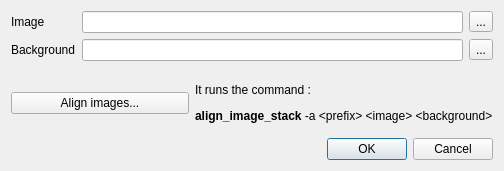
<?xml version="1.0" encoding="UTF-8"?>
<ui version="4.0">
 <class>OpenImagesDialog</class>
 <widget class="QDialog" name="OpenImagesDialog">
  <property name="geometry">
   <rect>
    <x>0</x>
    <y>0</y>
    <width>504</width>
    <height>171</height>
   </rect>
  </property>
  <property name="windowTitle">
   <string>Images loader</string>
  </property>
  <property name="windowIcon">
   <iconset resource="files.qrc">
    <normaloff>:/img/icon.png</normaloff>:/img/icon.png</iconset>
  </property>
  <layout class="QVBoxLayout" name="verticalLayout">
   <item>
    <layout class="QFormLayout" name="formLayout">
     <item row="0" column="0">
      <widget class="QLabel" name="label">
       <property name="text">
        <string>Image</string>
       </property>
      </widget>
     </item>
     <item row="0" column="1">
      <layout class="QHBoxLayout" name="horizontalLayout">
       <item>
        <widget class="QLineEdit" name="imageLineEdit"/>
       </item>
       <item>
        <widget class="QToolButton" name="imageToolButton">
         <property name="text">
          <string>...</string>
         </property>
        </widget>
       </item>
      </layout>
     </item>
     <item row="1" column="0">
      <widget class="QLabel" name="label_2">
       <property name="text">
        <string>Background</string>
       </property>
      </widget>
     </item>
     <item row="1" column="1">
      <layout class="QHBoxLayout" name="horizontalLayout_2">
       <item>
        <widget class="QLineEdit" name="backgroundLineEdit"/>
       </item>
       <item>
        <widget class="QToolButton" name="backgroundToolButton">
         <property name="text">
          <string>...</string>
         </property>
        </widget>
       </item>
      </layout>
     </item>
    </layout>
   </item>
   <item>
    <layout class="QHBoxLayout" name="horizontalLayout_3">
     <item>
      <widget class="QPushButton" name="alignPushButton">
       <property name="text">
        <string>Align images...</string>
       </property>
      </widget>
     </item>
     <item>
      <widget class="QLabel" name="alignLabel">
       <property name="text">
        <string>&lt;html&gt;&lt;head/&gt;&lt;body&gt;&lt;p&gt;It runs the command :&lt;/p&gt;&lt;p&gt;&lt;span style=&quot; font-weight:600;&quot;&gt;align_image_stack&lt;/span&gt; -a &amp;lt;prefix&amp;gt; &amp;lt;image&amp;gt; &amp;lt;background&amp;gt;&lt;/p&gt;&lt;/body&gt;&lt;/html&gt;</string>
       </property>
      </widget>
     </item>
    </layout>
   </item>
   <item>
    <widget class="QDialogButtonBox" name="buttonBox">
     <property name="orientation">
      <enum>Qt::Horizontal</enum>
     </property>
     <property name="standardButtons">
      <set>QDialogButtonBox::Cancel|QDialogButtonBox::Ok</set>
     </property>
    </widget>
   </item>
  </layout>
 </widget>
 <resources>
  <include location="files.qrc"/>
 </resources>
 <connections>
  <connection>
   <sender>buttonBox</sender>
   <signal>accepted()</signal>
   <receiver>OpenImagesDialog</receiver>
   <slot>accept()</slot>
   <hints>
    <hint type="sourcelabel">
     <x>248</x>
     <y>254</y>
    </hint>
    <hint type="destinationlabel">
     <x>157</x>
     <y>274</y>
    </hint>
   </hints>
  </connection>
  <connection>
   <sender>buttonBox</sender>
   <signal>rejected()</signal>
   <receiver>OpenImagesDialog</receiver>
   <slot>reject()</slot>
   <hints>
    <hint type="sourcelabel">
     <x>316</x>
     <y>260</y>
    </hint>
    <hint type="destinationlabel">
     <x>286</x>
     <y>274</y>
    </hint>
   </hints>
  </connection>
 </connections>
</ui>
